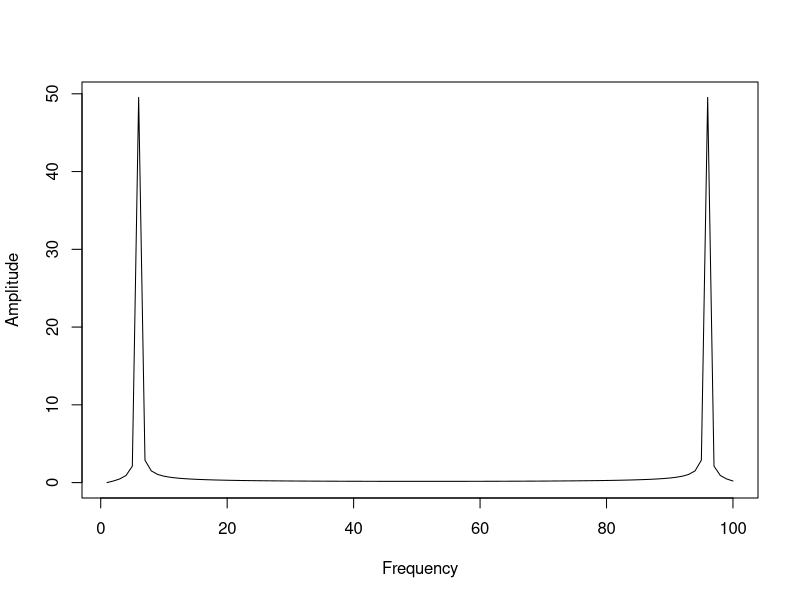

Generate this figure with R:
#added Title
# Generate a sine wave signal
x <- seq(0, 2*pi, length.out = 100)
y <- sin(5*x)

# Compute the Fourier transform
y_fft <- fft(y)

# Plot the amplitude spectrum
plot(Mod(y_fft), type = "l", xlab = "Frequency", ylab = "Amplitude")
